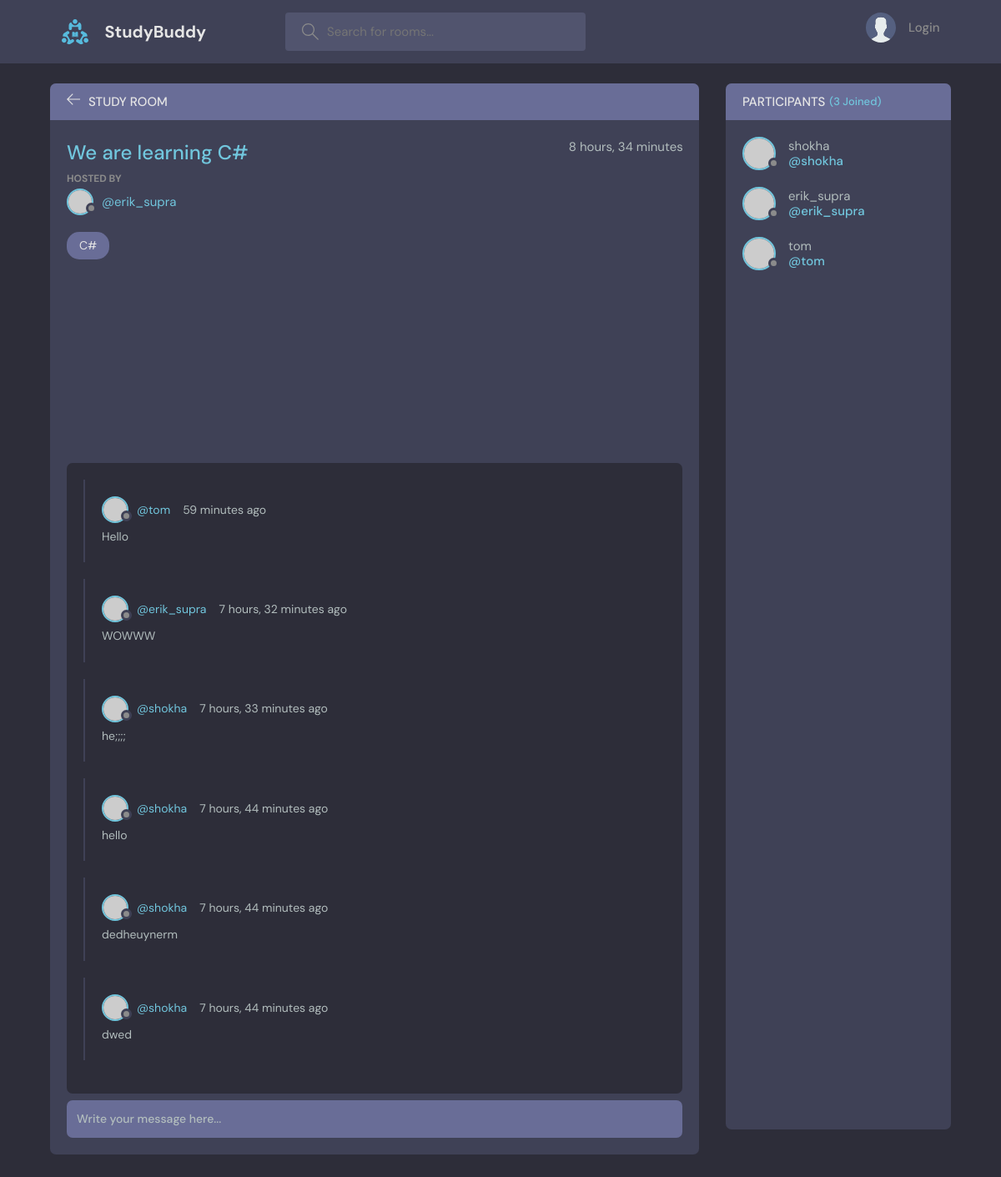
The page /room/10/ on the database its author committed.
### base/models.py (models this page shows, shortened)
class Room(models.Model):
    host = models.ForeignKey(User, on_delete=models.SET_NULL, null=True)
    topic = models.ForeignKey(Topic, on_delete=models.SET_NULL, null=True)
    name = models.CharField(max_length=200)
    description = models.TextField(null=True, blank=True)
    participants = models.ManyToManyField(User, related_name='participants', blank=True)
    update = models.DateTimeField(auto_now=True)
    created = models.DateTimeField(auto_now_add=True)
    class Meta:
        ordering = ['-update', '-created']

class Topic(models.Model):
    name = models.CharField(max_length=200)
    def __str__(self) -> str:
        return self.name

class Message(models.Model):
    user = models.ForeignKey(User, on_delete=models.CASCADE)
    room = models.ForeignKey(Room, on_delete=models.CASCADE)
    body = models.TextField()
    update = models.DateTimeField(auto_now=True)
    created = models.DateTimeField(auto_now_add=True)
    class Meta:
        ordering = ['-update', '-created']
    def __str__(self) -> str:
        return self.body[0:50]

### base/views.py (the view, shortened to what this page needs)
# urls.py: path('room/<str:pk>/', views.room, name="room"),
def room(request, pk):
    room = Room.objects.get(id=pk)
    room_messages = room.message_set.all()
    participants = room.participants.all()
    context = {'room': room, 'messages': room_messages,
        'participants': participants}
    return render(request, 'base/room.html', context)

### base/templates/base/room.html (shortened to what this page needs)
{% extends 'main.html' %}
{% block content %}
<main class="profile-page layout layout--2">
  <div class="container">
    <div class="room">
      <div class="room__top">
        <div class="room__topLeft">
          <a href="{% url 'home' %}">
            <svg version="1.1" xmlns="http://www.w3.org/2000/svg" width="32" height="32" viewBox="0 0 32 32">
              <title>arrow-left</title>
              <path
                d="M13.723 2.286l-13.723 13.714 13.719 13.714 1.616-1.611-10.96-10.96h27.625v-2.286h-27.625l10.965-10.965-1.616-1.607z">
              </path>
            </svg>
          </a>
          <h3>Study Room</h3>
        </div>
      </div>
      <div class="room__box scroll">
        <div class="room__header scroll">
          <div class="room__info">
            <h3>{{room.name}}</h3>
            <span>{{room.created|timesince}}</span>
          </div>
          <div class="room__hosted">
            <p>Hosted By</p>
            <a href="{% url 'user.profile' room.host.id %}" class="room__author">
              <div class="avatar avatar--small">
                <img src="https://randomuser.me/api/portraits/men/37.jpg" />
              </div>
              <span>@{{room.host.username}}</span>
            </a>
          </div>
          <span class="room__topics">{{room.topic}}</span>
        </div>
        <div class="room__conversation">
          <div class="threads scroll">
            {% for message in messages %}
            <div class="thread">
              <div class="thread__top">
                <div class="thread__author">
                  <a href="{% url 'user.profile' message.user.id %}" class="thread__authorInfo">
                    <div class="avatar avatar--small">
                      <img src="https://randomuser.me/api/portraits/men/37.jpg" />
                    </div>
                    <span>@{{message.user.username}}</span>
                  </a>
                  <span class="thread__date">{{message.created|timesince}} ago</span>
                </div>
              </div>
              <div class="thread__details">
                <p>{{message.body}}</p>
              </div>
            </div>
            {% endfor %}
          </div>
        </div>
      </div>
      <div class="room__message">
        <form method="POST" action="">
          <input name="body" placeholder="Write your message here..." />
        </form>
      </div>
    </div>
    <div class="participants">
      <h3 class="participants__top">Participants <span>({{participants.count}} Joined)</span></h3>
      <div class="participants__list scroll">
        {% for user in participants %}
        <a href="{% url 'user.profile' user.id %}" class="participant">
          <div class="avatar avatar--medium">
            <img src="https://randomuser.me/api/portraits/men/37.jpg" />
          </div>
          <p>
            {{user.username}}
            <span>@{{user.username}}</span>
          </p>
        </a>
        {% endfor %}
      </div>
    </div>
  </div>
</main>
{% endblock %}

### rows shown on the page
Room: name "We are learning C#", created "8 hours, 34 minutes", host.username "erik_supra", topic "C#"
Message: user.username "tom", created "59 minutes", body "Hello"
Message: user.username "erik_supra", created "7 hours, 32 minutes", body "WOWWW"
Message: user.username "shokha", created "7 hours, 33 minutes", body "he;;;;"
Message: user.username "shokha", created "7 hours, 44 minutes", body "hello"
Message: user.username "shokha", created "7 hours, 44 minutes", body "dedheuynerm"
Message: user.username "shokha", created "7 hours, 44 minutes", body "dwed"

### other values the page prints
{{ participants.count }} "3"
{{ user.username }} "shokha"
{{ user.username }} "erik_supra"
{{ user.username }} "tom"
